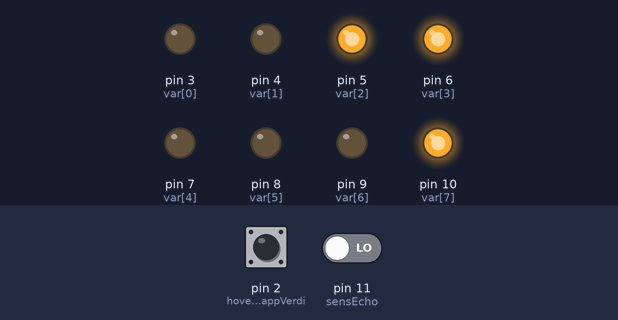
This sketch was run on a simulated Arduino Uno, built with avr-gcc and run on an emulated ATmega328P. Shown: output pins drawn as LEDs (lit = HIGH). The inputs (shaded band) are chosen by the test bench; at power-on: pin 2 (hovedKnappVerdi) HIGH, pin 11 (sensEcho) LOW. Pins used as bus, display or sensor lines are not drawn; what the sketch prints to the serial monitor is not drawn.

Above: at 0.3 s.
At 1.8 s:
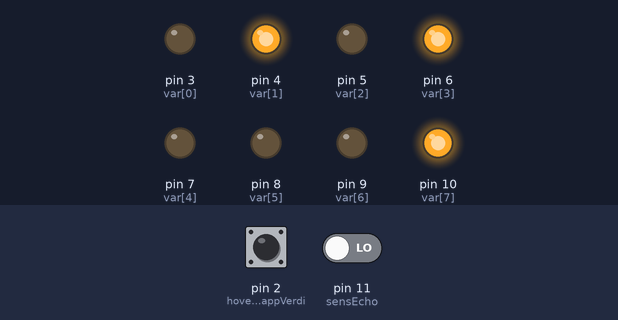
At 3.6 s:
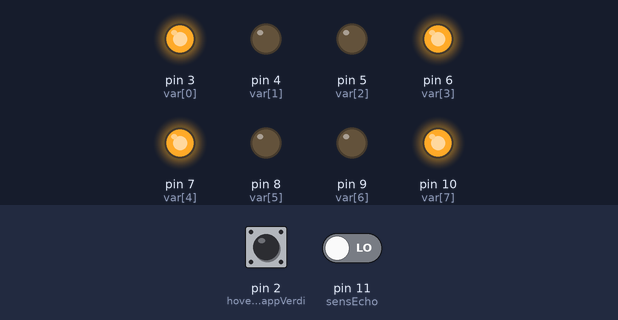
At 5.0 s:
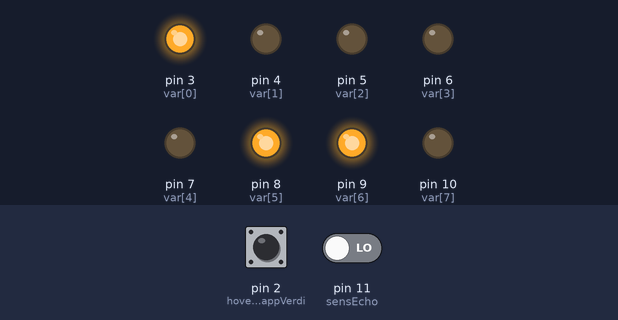
At 15.01 s:
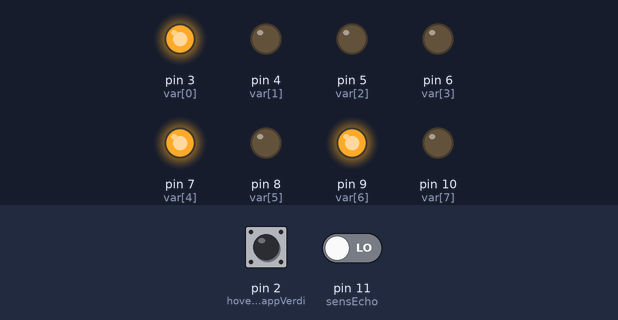
At 18.0 s:
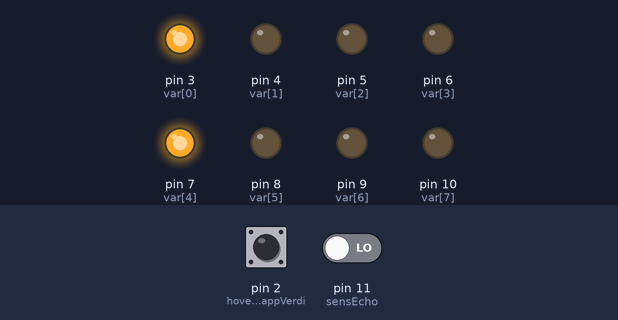
Timing chart, 0 to 19.5 s (numbered marks = the images above):
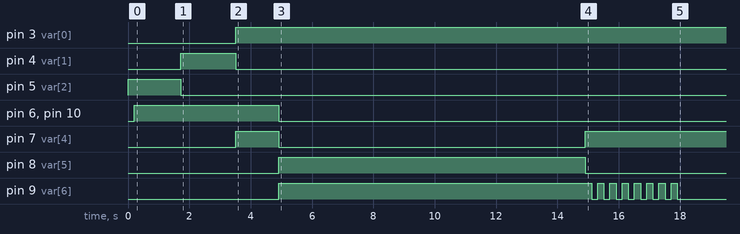

Measured:
- by itself, pin 3 (var[0]): LOW → HIGH at 3.5 s
- by itself, pin 4 (var[1]): LOW → HIGH at 1.7 s, → LOW 1.8 s later
- by itself, pin 5 (var[2]): LOW → HIGH at 0.00 s, → LOW 1.7 s later
- by itself, pin 6 (var[3]), pin 10 (var[7]): LOW → HIGH at 0.20 s, → LOW 4.7 s later
- by itself, pin 7 (var[4]): LOW → HIGH at 3.5 s, → LOW 1.4 s later, → HIGH 10.0 s later
- by itself, pin 8 (var[5]): LOW → HIGH at 4.9 s, → LOW 10.0 s later
- by itself, pin 9 (var[6]): LOW → HIGH at 4.9 s, → LOW 10.2 s later, → HIGH 0.20 s later, → LOW 0.20 s later, … (16 changes in this stretch)

The sketch:

bluetooth_NXT.ino
```cpp
//en funskjon som tar inn tre verdier som representerer, rødt, gult eller grønt lys i hoved-lyskrysset og sender verdiene videre til nxt-hjernen over bluetooth

void bluetooth(int lys)
{
  if(lys==1)                                                  //hvis lyset er grønt som tilsvarer verdien 1, gå inn i if-setningen
  {
   byte melding1[] = {10, 0, 128, 9, 0, 6, 1, 0, 0, 0, 0, 0}; //setter variabelen melding1 til datatypen byte og tilegner variabelen melding1 et array med 12 bytes med 12 plasser fra 0-11
   Serial.write(melding1,12);                                 //sender arraeyet med 12 bytes som representerer tallet 1 over bluetooth til nxt-hjernen
   delay(200);                                                //venter 200 milisekunder
  }

  if (lys==2)                                                 //hvis lyset er rødt som tilsvarer verdien 2, gå inn i if-setningen
  {
   byte melding2[] = {10, 0, 128, 9, 0, 6, 2, 0, 0, 0, 0, 0};
   Serial.write(melding2,12);                                 //sender arraeyet med 12 bytes som representerer tallet 2 over bluetooth til nxt-hjernen
   delay(200);                                                //venter 200 milisekunder
  }

  if (lys==3)                                                 //hvis lyset er gult som tilsvarer verdien 3, gå inn i if-setningen
  {
   byte melding3[] = {10, 0, 128, 9, 0, 6, 3, 0, 0, 0, 0, 0};
   Serial.write(melding3,12);                                 //sender arraeyet med 12 bytes som representerer tallet 3 over bluetooth til nxt-hjernen
   delay(200);
  }
}
```

LegoCARDUINO.ino
```cpp
//*************LegoCarduino***********************

int var[] = {3,4,5,6,7,8,9,10};              //bestemmer hvilken plass i arrayet portene skal stå på

//navngir variabler og setter variablene til sine ulike plasser og porter i arrayet
int hovedRod = var[0], hovedGul = var[1], hovedGronn = var[2], sideRod = var[3], sideGul = var[4];
int sideGronn = var[5], goendeRod = var[7], goendeGronn = var[6];
int hovedKnappVerdi = 2;
int sensTrig = 12;
int sensEcho = 11;
int i = 0;                                       //setter telleren "i" lik 0
bool skiftLys = false;


//setter de ulike fargene til fargenavn som ikke kan endre verdi gjennom programmet

#define gronn 0
#define gul 1
#define rod 2
#define gulrod 3
#define gronnBlink 4
#define hvit 5


void setup()
{
  Serial.begin(9600);
  for(i=0;i<8;i++)
  {
    pinMode(var[i], OUTPUT);                    //setter pinne 3,4,6,7,8,9,10,11 til å være utganger
  }

  pinMode(hovedKnappVerdi, INPUT_PULLUP);       //setter pinne 2 til å være en inngang med pullup slik at knappen ikke blir følsom for små forstyrrelser
  pinMode(sensEcho, INPUT);                     //setter den ene pinnen til sensoren som inngang(leser signaler som sendes ut av sensTrig)
  pinMode(sensTrig, OUTPUT);                    //setter den andre pinnen til sensoren som utganger(sender ut signaler som leses av sensEcho)
}

void loop()
{
  long avstand;
  long varighet;
  int avstandsVerdi = 0;

  /*while-løkka gjør at programmet settes i standardtilstand med hovedlys grønt, side-og gåendelys rødt
  sjekker hele tiden avstand til sensoren eller om knappen trykkes på
  */
  while(avstandsVerdi == 0)
  {
    settHovedLys(gronn);
    settGoendeLys(rod);
    settSideLys(rod);
    int hovedKnappVerdi = digitalRead(2);

    //måler og regner ut avstand til eventuelle objekter med avstandssensoren

    digitalWrite(sensTrig, LOW);
    delay(2);
    digitalWrite(sensTrig, HIGH);
    delay(10);
    digitalWrite(sensTrig, LOW);
    varighet = pulseIn(sensEcho, HIGH);
    avstand = (varighet/2)/29.1;                  //avstand måles i cm

    //når knappen trykkes eller et objekt har en avstand mindre enn ca.5cm fra sensoren, så starter programmet

    if (avstand < 5)
    {
      avstandsVerdi = 1;
    }
    if(hovedKnappVerdi == LOW)
    {
      avstandsVerdi = 1;
      delay(200);
    }
  }

    /*kaller de ulike funksjonene som endrer farge på lyskryssene og sender bluetooth-signaler.
    Denne sekvensen bytter hovedlyset til rødt, og sidelys samt gående lys til grønt.
    Når hovedlyset endrer seg fra grønt til gult og fra gult til rødt, sendes bluetooth signalene, 1,2 og 3 til NXT-roboten.
    Tallene 1-3 tilsvarer: Grønt lys(1), gult lys(2) og rødt lys(3).
    På slutten av sekvensen går lyskrysset tilbake til standardtilstand: Hovedlys grønt, sidelys samt gående lys rødt.
    */

  while(avstandsVerdi == 1)
  {
    delay(500);
    settHovedLys(gul);
    settSideLys(gulrod);
    settHovedLys(rod);
    settSideLys(gronn);
    settGoendeLys(gronn);
    delay(10000);
    settSideLys(gul);
    settGoendeLys(gronnBlink);
    settHovedLys(gulrod);
    settSideLys(rod);
    settGoendeLys(rod);
    settHovedLys(gronn);
    avstandsVerdi = 0;
   }
}
```

millis.ino
```cpp
void settHovedLys(int farge)
{
  unsigned long tidFor = 0, tidEtter = 0, tidTot = 0;
  tidFor = millis();

  if (farge == gronn)
  {
    digitalWrite(hovedGronn, HIGH);
    digitalWrite(hovedRod, LOW);
    digitalWrite(hovedGul, LOW);
    bluetooth(1);
  }

  while (farge == gul)
  {
    digitalWrite(hovedGronn, LOW);
    digitalWrite(hovedRod, LOW);
    digitalWrite(hovedGul, HIGH);
    bluetooth(3);
    if (tidTot > 1500)
    {
      tidFor = tidEtter;
      farge = hvit;
    }
    tidEtter = millis();
    tidTot = tidEtter - tidFor;
  }

  while (farge == rod)
  {
    digitalWrite(hovedGronn, LOW);
    digitalWrite(hovedRod, HIGH);
    digitalWrite(hovedGul, LOW);
    bluetooth(2);
    if (tidTot > 1000)
    {
      tidFor = tidEtter;
      farge = hvit;
    }
    tidEtter = millis();
    tidTot = tidEtter - tidFor;
  }

  while (farge == gulrod)
  {
    tidFor = millis();
    digitalWrite(hovedGronn, LOW);
    digitalWrite(hovedRod, HIGH);
    digitalWrite(hovedGul, LOW);
    bluetooth(2);
    if (tidTot > 2000)
    {
      tidFor = tidEtter;
      farge = hvit;
    }
    tidEtter = millis();
    tidTot = tidEtter - tidFor;
  }
}
```

settGoendeLys.ino
```cpp
//funksjonen skrur av begge lys for gående, for deretter å sette lyset grønt, rødt eller blinke grønt, ettersom hvilken farge som angis når funksjonen kalles fra void loop

void settGoendeLys(int farge)
{
  digitalWrite(goendeGronn, LOW);
  digitalWrite(goendeRod, LOW);
  if (farge == gronn)
  {
    digitalWrite(goendeGronn, HIGH);
  }
  else if (farge == rod)
  {
    digitalWrite(goendeRod, HIGH);
  }
  else if (farge == gronnBlink)
  {
    int teller = 0;
    while (teller < 8)
    {
      digitalWrite(goendeGronn,HIGH);
      delay(200);
      digitalWrite(goendeGronn,LOW);
      delay(200);
      teller = teller+1;
    }
  }
}
```

settSideLys.ino
```cpp
//funksjonen skrur av alle lys for sidegate, for deretter å sette lyset grønt, rødt, gulrødt eller gult, ettersom hvilken farge som angis når funksjonen kalles fra void loop

void settSideLys(int farge)
{
 digitalWrite(sideGronn, LOW);
 digitalWrite(sideGul, LOW);
 digitalWrite(sideRod, LOW);
 if (farge == gronn)
 {
  digitalWrite(sideGronn, HIGH);
 }
 else if (farge == gul)
 {
  digitalWrite(sideGul, HIGH);
 }
 else if (farge == rod)
 {
  digitalWrite(sideRod, HIGH);
 }
 else if (farge == gulrod)
 {
  digitalWrite(sideRod, HIGH);
  digitalWrite(sideGul, HIGH);
 }
}
```
